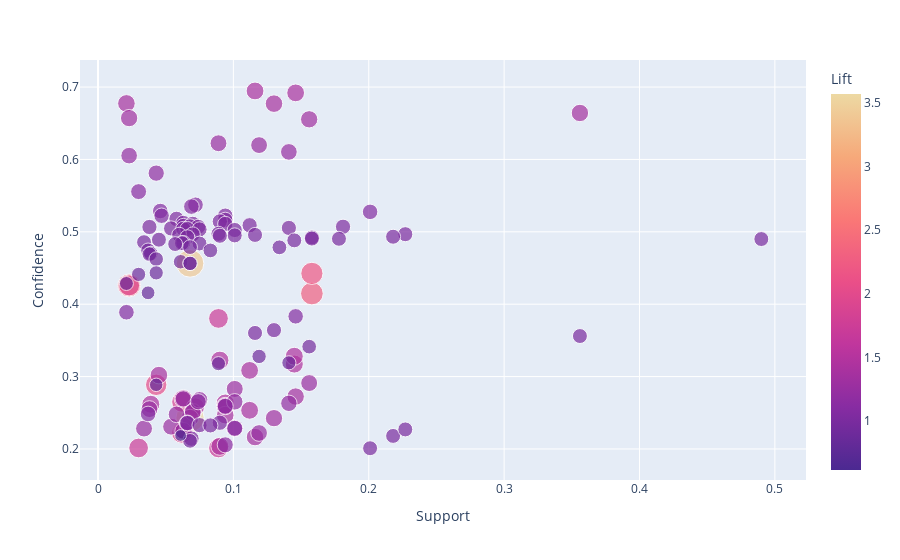

The notebook cell this image was saved under:
### Code cell
avocado_fig = px.scatter(
    avocado_df,
    x='Support', 
    y='Confidence', 
    color='Lift', 
    size='Lift', 
    hover_data=['LHS', 'RHS'], 
    color_continuous_scale='agsunset'

)
avocado_fig.show()

### Figure 1 — Plotly figure (JSON) as saved in the notebook; plotly's stock layout.template omitted (floating-point values rounded to 4 significant figures; data arrays with more than 128 entries replaced by an {"elided": "..."} marker saying what was removed)
{"data": [{"customdata": {"elided": "144 rows, 414 str values in total"}, "hovertemplate": "Support=%{x}<br>Confidence=%{y}<br>Lift=%{marker.color}<br>LHS=%{customdata[0]}<br>RHS=%{customdata[1]}<extra></extra>", "legendgroup": "", "marker": {"color": {"elided": "144 float values"}, "coloraxis": "coloraxis", "size": {"elided": "144 float values"}, "sizemode": "area", "sizeref": 0.008929, "symbol": "circle"}, "mode": "markers", "name": "", "orientation": "v", "showlegend": false, "type": "scatter", "x": {"elided": "144 float values"}, "xaxis": "x", "y": {"elided": "144 float values"}, "yaxis": "y"}], "layout": {"coloraxis": {"colorbar": {"title": {"text": "Lift"}}, "colorscale": [[0, "rgb(75, 41, 145)"], [0.1667, "rgb(135, 44, 162)"], [0.3333, "rgb(192, 54, 157)"], [0.5, "rgb(234, 79, 136)"], [0.6667, "rgb(250, 120, 118)"], [0.8333, "rgb(246, 169, 122)"], [1, "rgb(237, 217, 163)"]]}, "legend": {"itemsizing": "constant", "tracegroupgap": 0}, "margin": {"t": 60}, "xaxis": {"anchor": "y", "domain": [0, 1], "title": {"text": "Support"}}, "yaxis": {"anchor": "x", "domain": [0, 1], "title": {"text": "Confidence"}}}}
